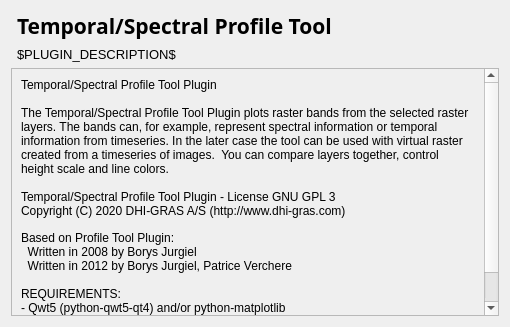
<?xml version="1.0" encoding="UTF-8"?>
<ui version="4.0">
 <class>DlgAbout</class>
 <widget class="QDialog" name="DlgAbout">
  <property name="geometry">
   <rect>
    <x>0</x>
    <y>0</y>
    <width>510</width>
    <height>327</height>
   </rect>
  </property>
  <property name="windowTitle">
   <string>Dialog</string>
  </property>
  <layout class="QGridLayout" name="gridLayout">
   <item row="0" column="1">
    <widget class="QLabel" name="title">
     <property name="sizePolicy">
      <sizepolicy hsizetype="Expanding" vsizetype="Expanding">
       <horstretch>0</horstretch>
       <verstretch>0</verstretch>
      </sizepolicy>
     </property>
     <property name="font">
      <font>
       <family>Sans Serif</family>
       <pointsize>16</pointsize>
       <weight>75</weight>
       <bold>true</bold>
      </font>
     </property>
     <property name="text">
      <string>Temporal/Spectral Profile Tool</string>
     </property>
    </widget>
   </item>
   <item row="1" column="1">
    <widget class="QLabel" name="description">
     <property name="sizePolicy">
      <sizepolicy hsizetype="Expanding" vsizetype="Expanding">
       <horstretch>0</horstretch>
       <verstretch>0</verstretch>
      </sizepolicy>
     </property>
     <property name="font">
      <font>
       <pointsize>10</pointsize>
      </font>
     </property>
     <property name="text">
      <string>$PLUGIN_DESCRIPTION$</string>
     </property>
     <property name="wordWrap">
      <bool>true</bool>
     </property>
    </widget>
   </item>
   <item row="2" column="0" colspan="2">
    <widget class="QScrollArea" name="scrollArea_2">
     <property name="widgetResizable">
      <bool>true</bool>
     </property>
     <widget class="QWidget" name="scrollAreaWidgetContents_2">
      <property name="geometry">
       <rect>
        <x>0</x>
        <y>0</y>
        <width>496</width>
        <height>259</height>
       </rect>
      </property>
      <layout class="QVBoxLayout" name="verticalLayout_3">
       <item>
        <widget class="QLabel" name="label_3">
         <property name="sizePolicy">
          <sizepolicy hsizetype="Preferred" vsizetype="Preferred">
           <horstretch>0</horstretch>
           <verstretch>0</verstretch>
          </sizepolicy>
         </property>
         <property name="minimumSize">
          <size>
           <width>10</width>
           <height>10</height>
          </size>
         </property>
         <property name="cursor">
          <cursorShape>ArrowCursor</cursorShape>
         </property>
         <property name="focusPolicy">
          <enum>Qt::NoFocus</enum>
         </property>
         <property name="frameShape">
          <enum>QFrame::NoFrame</enum>
         </property>
         <property name="text">
          <string>&lt;!DOCTYPE HTML PUBLIC &quot;-//W3C//DTD HTML 4.0//EN&quot; &quot;http://www.w3.org/TR/REC-html40/strict.dtd&quot;&gt;
&lt;html&gt;&lt;head&gt;&lt;meta name=&quot;qrichtext&quot; content=&quot;1&quot; /&gt;&lt;style type=&quot;text/css&quot;&gt;
p, li { white-space: pre-wrap; }
&lt;/style&gt;&lt;/head&gt;&lt;body style=&quot; font-family:'MS Shell Dlg 2'; font-size:8pt; font-weight:400; font-style:normal;&quot;&gt;
&lt;p style=&quot; margin-top:0px; margin-bottom:0px; margin-left:0px; margin-right:0px; -qt-block-indent:0; text-indent:0px;&quot;&gt;&lt;span style=&quot; font-family:'Sans Serif'; font-size:9pt;&quot;&gt;Temporal/Spectral Profile Tool Plugin&lt;/span&gt;&lt;/p&gt;
&lt;p style=&quot;-qt-paragraph-type:empty; margin-top:0px; margin-bottom:0px; margin-left:0px; margin-right:0px; -qt-block-indent:0; text-indent:0px; font-family:'Sans Serif'; font-size:9pt;&quot;&gt;&lt;br /&gt;&lt;/p&gt;
&lt;p style=&quot; margin-top:0px; margin-bottom:0px; margin-left:0px; margin-right:0px; -qt-block-indent:0; text-indent:0px;&quot;&gt;&lt;span style=&quot; font-family:'Sans Serif'; font-size:9pt;&quot;&gt;The Temporal/Spectral Profile Tool Plugin plots raster bands from the selected raster layers. The bands can, for example, represent spectral information or temporal information from timeseries. In the later case the tool can be used with virtual raster created from a timeseries of images.  You can compare layers together, control height scale and line colors.&lt;/span&gt;&lt;/p&gt;
&lt;p style=&quot;-qt-paragraph-type:empty; margin-top:0px; margin-bottom:0px; margin-left:0px; margin-right:0px; -qt-block-indent:0; text-indent:0px; font-family:'Sans Serif'; font-size:9pt;&quot;&gt;&lt;br /&gt;&lt;/p&gt;
&lt;p style=&quot; margin-top:0px; margin-bottom:0px; margin-left:0px; margin-right:0px; -qt-block-indent:0; text-indent:0px;&quot;&gt;&lt;span style=&quot; font-family:'Sans Serif'; font-size:9pt;&quot;&gt;Temporal/Spectral Profile Tool Plugin - License GNU GPL 3&lt;/span&gt;&lt;/p&gt;
&lt;p style=&quot; margin-top:0px; margin-bottom:0px; margin-left:0px; margin-right:0px; -qt-block-indent:0; text-indent:0px;&quot;&gt;&lt;span style=&quot; font-family:'Sans'; font-size:9pt;&quot;&gt;Copyright (C) 2020 DHI-GRAS A/S (http://www.dhi-gras.com)&lt;/span&gt;&lt;/p&gt;
&lt;p style=&quot;-qt-paragraph-type:empty; margin-top:0px; margin-bottom:0px; margin-left:0px; margin-right:0px; -qt-block-indent:0; text-indent:0px;&quot;&gt;&lt;br /&gt;&lt;/p&gt;
&lt;p style=&quot; margin-top:0px; margin-bottom:0px; margin-left:0px; margin-right:0px; -qt-block-indent:0; text-indent:0px;&quot;&gt;&lt;span style=&quot; font-family:'Sans'; font-size:9pt;&quot;&gt;Based on Profile Tool Plugin:&lt;/span&gt;&lt;/p&gt;
&lt;p style=&quot; margin-top:0px; margin-bottom:0px; margin-left:0px; margin-right:0px; -qt-block-indent:0; text-indent:0px;&quot;&gt;&lt;span style=&quot; font-family:'Sans Serif'; font-size:9pt;&quot;&gt;  Written in 2008 by Borys Jurgiel&lt;/span&gt;&lt;/p&gt;
&lt;p style=&quot; margin-top:0px; margin-bottom:0px; margin-left:0px; margin-right:0px; -qt-block-indent:0; text-indent:0px;&quot;&gt;&lt;span style=&quot; font-family:'Sans Serif'; font-size:9pt;&quot;&gt;  Written in 2012 by Borys Jurgiel, Patrice Verchere&lt;/span&gt;&lt;/p&gt;
&lt;p style=&quot;-qt-paragraph-type:empty; margin-top:0px; margin-bottom:0px; margin-left:0px; margin-right:0px; -qt-block-indent:0; text-indent:0px; font-family:'Sans Serif'; font-size:9pt;&quot;&gt;&lt;br /&gt;&lt;/p&gt;
&lt;p style=&quot; margin-top:0px; margin-bottom:0px; margin-left:0px; margin-right:0px; -qt-block-indent:0; text-indent:0px;&quot;&gt;&lt;span style=&quot; font-family:'Sans Serif'; font-size:9pt;&quot;&gt;REQUIREMENTS:&lt;/span&gt;&lt;/p&gt;
&lt;p style=&quot; margin-top:0px; margin-bottom:0px; margin-left:0px; margin-right:0px; -qt-block-indent:0; text-indent:0px;&quot;&gt;&lt;span style=&quot; font-family:'Sans Serif'; font-size:9pt;&quot;&gt;- Qwt5 (python-qwt5-qt4) and/or python-matplotlib&lt;/span&gt;&lt;/p&gt;
&lt;p style=&quot; margin-top:0px; margin-bottom:0px; margin-left:0px; margin-right:0px; -qt-block-indent:0; text-indent:0px;&quot;&gt;&lt;span style=&quot; font-family:'Sans Serif'; font-size:9pt;&quot;&gt;- QT ver 4.1 for saving to PDF and 4.3 for saving to SVG&lt;/span&gt;&lt;/p&gt;
&lt;p style=&quot;-qt-paragraph-type:empty; margin-top:0px; margin-bottom:0px; margin-left:0px; margin-right:0px; -qt-block-indent:0; text-indent:0px; font-family:'Sans Serif'; font-size:9pt;&quot;&gt;&lt;br /&gt;&lt;/p&gt;&lt;/body&gt;&lt;/html&gt;</string>
         </property>
         <property name="textFormat">
          <enum>Qt::AutoText</enum>
         </property>
         <property name="scaledContents">
          <bool>false</bool>
         </property>
         <property name="alignment">
          <set>Qt::AlignLeading|Qt::AlignLeft|Qt::AlignTop</set>
         </property>
         <property name="wordWrap">
          <bool>true</bool>
         </property>
         <property name="openExternalLinks">
          <bool>true</bool>
         </property>
         <property name="textInteractionFlags">
          <set>Qt::LinksAccessibleByMouse</set>
         </property>
        </widget>
       </item>
      </layout>
     </widget>
    </widget>
   </item>
  </layout>
 </widget>
 <resources/>
 <connections/>
</ui>
